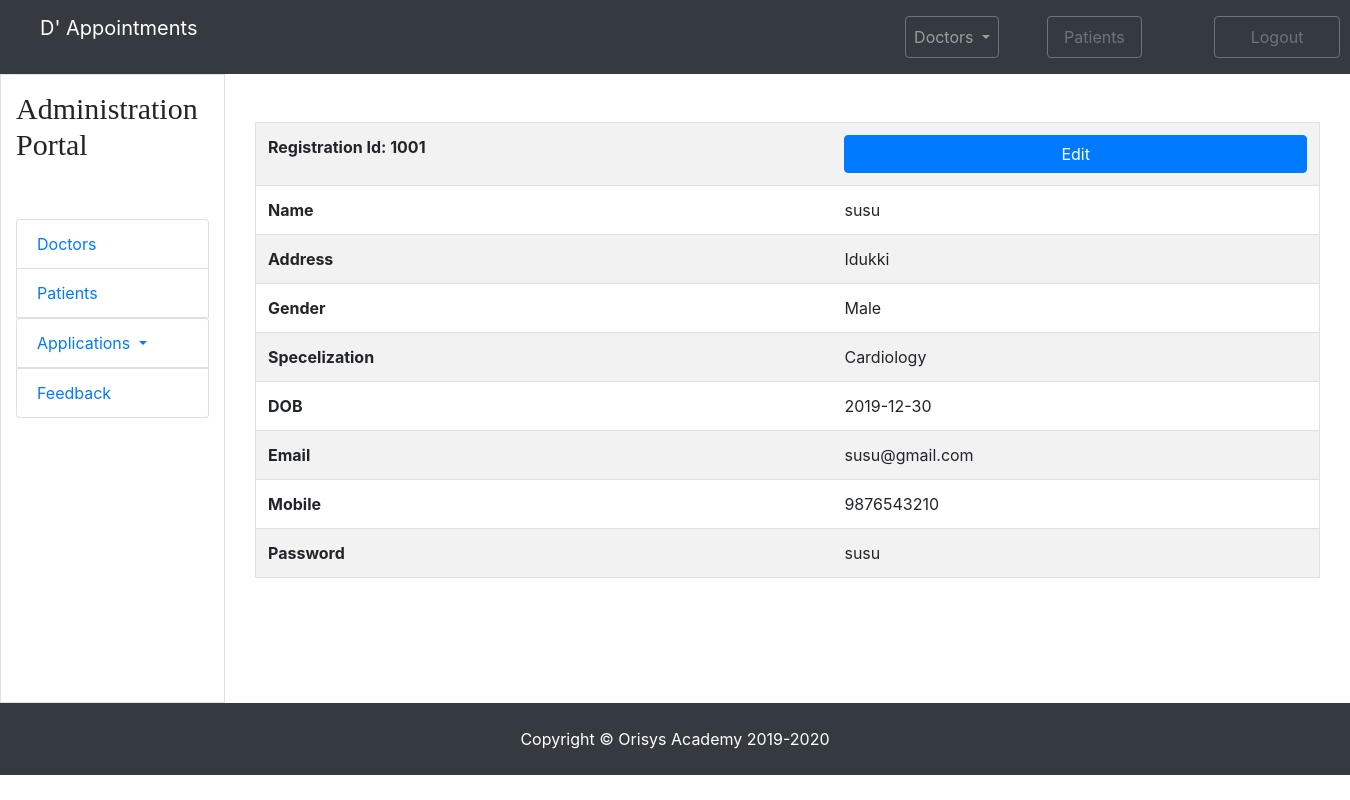
The app's page /appointment/doctor_profile-details.php?id=1 with its own data.
### tables this page shows
CREATE TABLE `doctors` (
  `did` int(11) NOT NULL,
  `d_regid` varchar(50) NOT NULL,
  `dname` varchar(50) NOT NULL,
  `daddress` varchar(500) NOT NULL,
  `dgender` varchar(10) NOT NULL,
  `dspecs` varchar(50) NOT NULL,
  `ddob` date NOT NULL,
  `demail` varchar(50) NOT NULL,
  `dmobile` bigint(20) NOT NULL,
  `dpassword` varchar(50) NOT NULL,
  `dstatus` varchar(10) NOT NULL DEFAULT 'pending'
);

### appointment/doctor_profile-details.php (the view)
<?php
include('header.php');
?>
<section >
						<?php
							include('php_connection.php');
							$var = $_GET['id'];
							$sql = "select * from doctors where did='".$var."'";
							$result = mysqli_query($conn,$sql);
							if($row = mysqli_fetch_assoc($result))
							{
						?>
					<div class="col-md-12 mt-5">
						<table class="border table table-striped bg-table">
							<tr>
							<th>Registration Id: <?php echo $row['d_regid']; ?></th>
							<th class="text-right"><a href="admin_doctor_profile_edit.php?id=<?php echo $row['did'];?>"><button   class="btn btn-primary text-white px-4">Edit<i class="fas  fa-edit"></i></button></a>
							</th>
							</tr>
							<tr>
							<td class="font-weight-bolder">Name</td>
							<td><?php echo $_SESSION['name'] = $row['dname']; ?></td>
							</tr>
							<tr>
							<td class="font-weight-bolder">Address</td>
							<td><?php echo $row['daddress']; ?></td>
							</tr>
							<tr>
							<td class="font-weight-bolder">Gender</td>
							<td><?php echo $row['dgender']; ?></td>
							</tr>
							<tr>
							<td class="font-weight-bolder">Specelization</td>
							<td><?php echo $row['dspecs']; ?></td>
							</tr>
							<tr>
							<td class="font-weight-bolder">DOB</td>
							<td><?php echo $row['ddob']; ?></td>
							</tr>
							<tr>
							<td class="font-weight-bolder">Email</td>
							<td><?php echo $row['demail']; ?></td>
							</tr>
							<tr>
							<td class="font-weight-bolder">Mobile</td>
							<td><?php echo $row['dmobile']; ?></td>
							</tr>
							<tr>
							<td class="font-weight-bolder">Password</td>
							<td><?php echo $row['dpassword']; ?></td>
							</tr>
						</table>
						<?php
						}
						?>
					</div>
				</div>
			</section>
	 <?php
	  include('footer.php'); ?>

### appointment/css/style.css (style rules this page uses)
.form-style input,button { width: 100%; }
.bg-table { width:100%; }

### records on screen
doctors: d_regid "1001", dname "susu", daddress "Idukki", dgender "Male", dspecs "Cardiology", ddob "2019-12-30", demail "susu@gmail.com", dmobile "9876543210", dpassword "susu"
